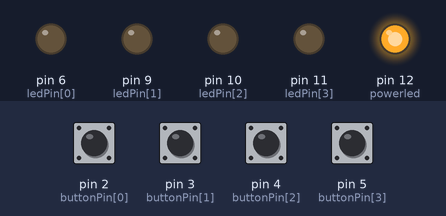
A sketch run on a simulated Arduino Nano, built with avr-gcc and run on an emulated ATmega328P. Shown: output pins drawn as LEDs (lit = HIGH). The test bench sets the inputs (shaded band); at power-on: pin 2 (buttonPin[0]), pin 3 (buttonPin[1]), pin 4 (buttonPin[2]), pin 5 (buttonPin[3]) HIGH. MIDI output is not drawn.

Above: at 1.4 s.
1.5 s: pin 2 (buttonPin[0]) pulled LOW for 0.15 s
At 1.57 s:
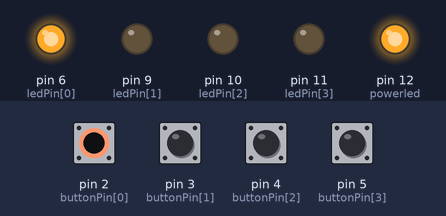
3.1 s: pin 3 (buttonPin[1]) pulled LOW for 0.15 s
At 3.17 s:
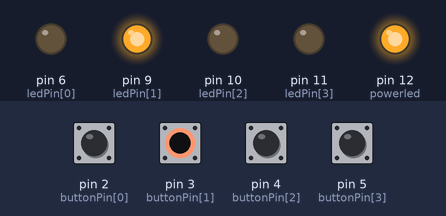
4.7 s: pin 4 (buttonPin[2]) pulled LOW for 0.15 s
At 4.77 s:
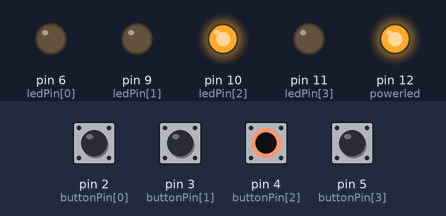
6.3 s: pin 5 (buttonPin[3]) pulled LOW for 0.15 s
At 6.37 s:
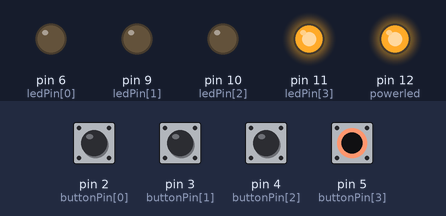
7.9 s: pin 2 (buttonPin[0]) driven LOW and pin 3 (buttonPin[1]) driven LOW
At 8.4 s:
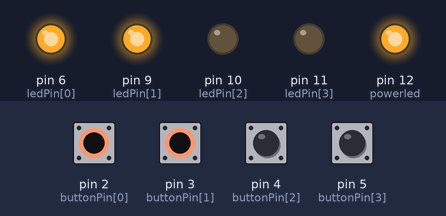
9.4 s: pin 4 (buttonPin[2]) pulled LOW for 1 s
At 10.2 s:
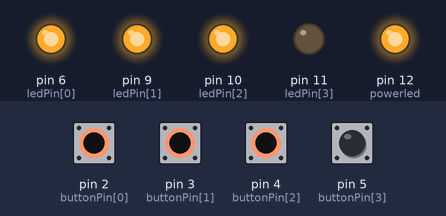
Timing chart, 0 to 12.4 s (numbered marks = the images above; inputs shaded):
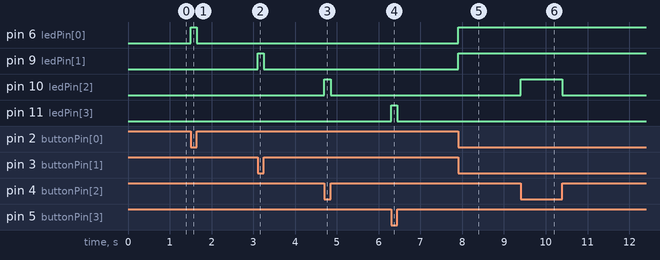

Measured:
- after the input at 1.5 s, pin 6 (ledPin[0]): LOW → HIGH at once, → LOW 0.15 s later
- after the input at 3.1 s, pin 9 (ledPin[1]): LOW → HIGH at once, → LOW 0.15 s later
- after the input at 4.7 s, pin 10 (ledPin[2]): LOW → HIGH at once, → LOW 0.15 s later
- after the input at 6.3 s, pin 11 (ledPin[3]): LOW → HIGH at once, → LOW 0.15 s later
- after the input at 7.9 s, pin 6 (ledPin[0]), pin 9 (ledPin[1]): LOW → HIGH at once
- after the input at 9.4 s, pin 10 (ledPin[2]): LOW → HIGH at once, → LOW 1.0 s later

The sketch:

arcade_button_midi.ino
```cpp
#include <MIDI.h>
#include "midi_notes.h"

const int buttons = 4;

//MIDI Setup
int* song[buttons] = {NOTE_C2, NOTE_E2, NOTE_C3, NOTE_GS2};
int midiChannel[buttons] = {6, 6, 6, 6}; // midi channel for each button
int instruments[16] = {102, 999, 999, 999, 999, 999, 999, 999, 999, 999 /*Drums*/, 999, 999, 999, 999, 999, 999};
MIDI_CREATE_INSTANCE(HardwareSerial, Serial, MIDI);


const int buttonPin[buttons] = {2, 3, 4, 5};
int buttonState[buttons] = {1, 1, 1, 1};
const int ledPin[buttons] = {6, 9, 10, 11};  // Using PWM pins on arduino nano
const int powerled = 12;

bool playing[buttons] = {false, false, false, false};  //Is note currently playing
unsigned long lasttrig[buttons];
unsigned long debounce = 50;

void setup() {
  MIDI.begin();
  delay(200);

  // MIDIsoftreset();  // Midi Reset
  // delay(200);
  // MIDIinstrumentset();  // Set intruments for MIDI channels
  // delay(200);

  // Setup I/Os
  pinMode(powerled, OUTPUT);
  digitalWrite(powerled, HIGH);
  for (int i = 0; i < buttons; i++)
  {
    pinMode(buttonPin[i], INPUT_PULLUP);
    pinMode(ledPin[i], OUTPUT);
    digitalWrite(ledPin[i], LOW);
  }

  for (int i = 0; i < buttons; i++) {
  lasttrig[i] = millis();
}
}

void loop() {
  for (uint8_t i = 0; i < buttons; i++) {
    buttonState[i] = digitalRead(buttonPin[i]);
    if ((buttonState[i] == LOW) && (playing[i] == false) && (millis() - lasttrig[i] > debounce)) {
      // turn LED on:
      digitalWrite(ledPin[i], HIGH);
      MIDI.sendNoteOn(song[i], 100, midiChannel[i]);
      playing[i] = true;
      lasttrig[i] = millis();
    } else if ((buttonState[i] == HIGH) && (playing[i] == true)) {
      // turn LED off:
      digitalWrite(ledPin[i], LOW);
      MIDI.sendNoteOff(song[i], 100, midiChannel[i]);
      playing[i] = false;
    }
  }
  delay(1);
}

void MIDIsoftreset()  // switch off ALL notes on channel 1 to 16
{
  for (int channel = 0; channel < 16; channel++)
  {
    MIDI.sendControlChange(123, 0, channel);
  }
}

void MIDIinstrumentset() {
  for (uint8_t i = 0; i < 16; i++) {  // Set instruments for all 16 MIDI channels
    if (instruments[i] < 128) {
      MIDI.sendProgramChange(instruments[i], i + 1);
    }
  }
}
```

midi_notes.h
```cpp
#define NOTE_C0 12
#define NOTE_CS0 13
#define NOTE_Db0 13
#define NOTE_D0 14
#define NOTE_DS0 15
#define NOTE_Eb0 15
#define NOTE_E0 16
#define NOTE_F0 17
#define NOTE_FS0 18
#define NOTE_Gb0 18
#define NOTE_G0 19
#define NOTE_GS 20
#define NOTE_Ab0 20
#define NOTE_A0 21
#define NOTE_AS0 22
#define NOTE_Bb0 22
#define NOTE_B0 23
#define NOTE_C1 24
#define NOTE_CS1 25
#define NOTE_Db1 25
#define NOTE_D1 26
#define NOTE_DS1 27
#define NOTE_Eb1 27
#define NOTE_E1 28
#define NOTE_F1 29
#define NOTE_FS1 30
#define NOTE_Gb1 30
#define NOTE_G1 31
#define NOTE_GS1 32
#define NOTE_Ab1 32
#define NOTE_A1 33
#define NOTE_AS1 34
#define NOTE_Bb1 34
#define NOTE_B1 35
#define NOTE_C2 36
#define NOTE_CS2 37
#define NOTE_Db2 37
#define NOTE_D2 38
#define NOTE_DS2 39
#define NOTE_Eb2 39
#define NOTE_E2 40
#define NOTE_F2 41
#define NOTE_FS2 42
#define NOTE_Gb2 42
#define NOTE_G2 43
#define NOTE_GS2 44
#define NOTE_Ab2 44
#define NOTE_A2 45
#define NOTE_AS2 46
#define NOTE_Bb2 46
#define NOTE_B2 47
#define NOTE_C3 48
#define NOTE_CS3 49
#define NOTE_Db3 49
#define NOTE_D3 50
#define NOTE_DS3 51
#define NOTE_Eb3 51
#define NOTE_E3 52
#define NOTE_F3 53
#define NOTE_FS3 54
#define NOTE_Gb3 54
#define NOTE_G3 55
#define NOTE_GS3 56
#define NOTE_Ab3 56
#define NOTE_A3 57
#define NOTE_AS3 58
#define NOTE_Bb3 58
#define NOTE_B3 59
#define NOTE_C4 60
#define NOTE_CS4 61
#define NOTE_Db4 61
#define NOTE_D4 62
#define NOTE_DS4 63
#define NOTE_Eb4 63
#define NOTE_E4 64
#define NOTE_F4 65
#define NOTE_FS4 66
#define NOTE_Gb4 66
#define NOTE_G4 67
#define NOTE_GS4 68
#define NOTE_Ab4 68
#define NOTE_A4 69
#define NOTE_AS4 70
#define NOTE_Bb4 70
#define NOTE_B4 71
#define NOTE_C5 72
#define NOTE_CS5 73
#define NOTE_Db5 73
#define NOTE_D5 74
#define NOTE_DS5 75
#define NOTE_Eb5 75
#define NOTE_E5 76
#define NOTE_F5 77
#define NOTE_FS5 78
#define NOTE_Gb5 78
#define NOTE_G5 79
#define NOTE_GS5 80
#define NOTE_Ab5 80
#define NOTE_A5 81
#define NOTE_AS5 82
#define NOTE_Bb5 82
#define NOTE_B5 83
#define NOTE_C6 84
#define NOTE_CS6 85
#define NOTE_Db6 85
#define NOTE_D6 86
#define NOTE_DS6 87
#define NOTE_Eb6 87
#define NOTE_E6 88
#define NOTE_F6 89
#define NOTE_FS6 90
#define NOTE_Gb6 90
#define NOTE_G6 91
#define NOTE_GS6 92
#define NOTE_Ab6 92
#define NOTE_A6 93
#define NOTE_AS6 94
#define NOTE_Bb6 94
#define NOTE_B6 95
#define NOTE_C7 96
#define NOTE_CS7 97
#define NOTE_Db7 97
#define NOTE_D7 98
#define NOTE_DS7 99
#define NOTE_Eb7 99
#define NOTE_E7 100
#define NOTE_F7 101
#define NOTE_FS7 102
#define NOTE_Gb7 102
#define NOTE_G7 103
#define NOTE_GS7 104
#define NOTE_Ab7 104
#define NOTE_A7 105
#define NOTE_AS7 106
#define NOTE_Bb7 106
#define NOTE_B7 107
#define NOTE_C8 108
#define NOTE_CS8 109
#define NOTE_Db8 109
#define NOTE_D8 110
#define NOTE_DS8 111
#define NOTE_Eb8 111
#define NOTE_E8 112
#define NOTE_F8 113
#define NOTE_FS8 114
#define NOTE_Gb8 114
#define NOTE_G8 115
#define NOTE_GS8 116
#define NOTE_Ab8 116
#define NOTE_A8 117
#define NOTE_AS8 118
#define NOTE_Bb8 118
#define NOTE_B8 119
#define NOTE_C9 120
#define NOTE_CS9 121
#define NOTE_Db9 121
#define NOTE_D9 122
#define NOTE_DS9 123
#define NOTE_Eb9 123
#define NOTE_E9 124
#define NOTE_F9 125
#define NOTE_FS9 126
#define NOTE_Gb9 126
#define NOTE_G9 127
```
